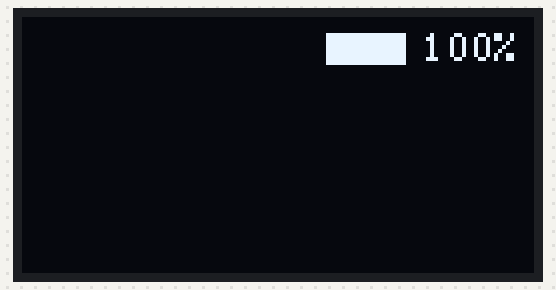
The sketch below on a simulated Arduino Uno, built with avr-gcc and run on an emulated ATmega328P. Shown: 128×64 one-colour display.

Above: at 0.2 s.
At 6.9 s:
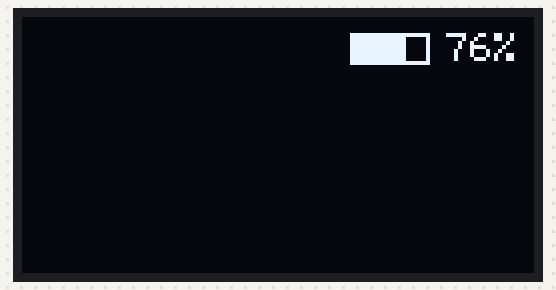
At 13.1 s:
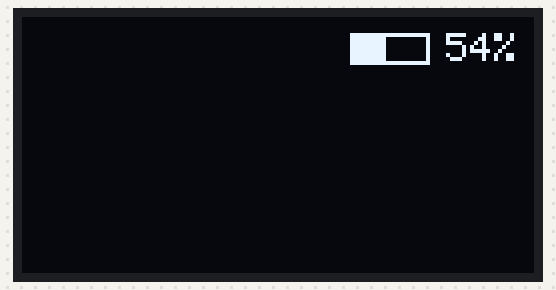
At 19.9 s:
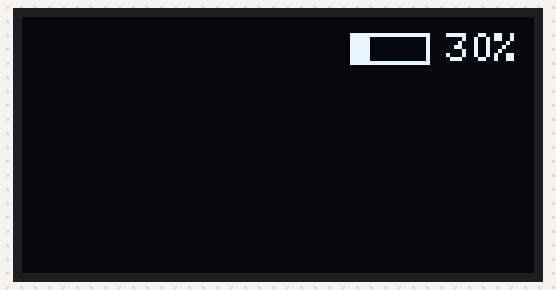
At 26.7 s:
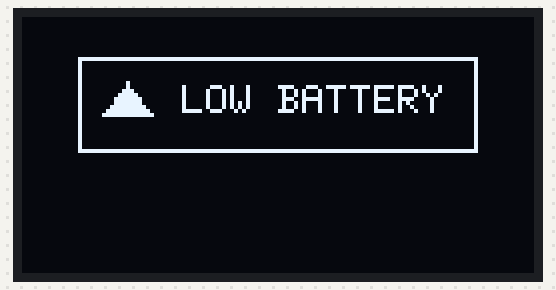
At 37.4 s:
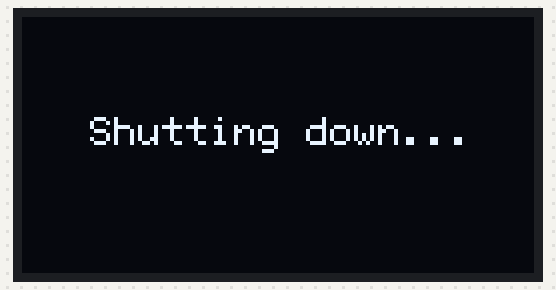

Measured:
- what the display in image 0 shows lasts 0.6 s, from 0.1 s to 0.7 s
- what the display in image 4 shows lasts 1.5 s, from 26.6 s to 28.1 s
- what the display in image 5 shows lasts 2.6 s, from 37.3 s to 39.9 s

The sketch:

bateriaAdaptadoTiny1604.ino
```cpp
#include <U8g2lib.h>
#include <Wire.h>

U8G2_SSD1306_128X64_NONAME_1_HW_I2C u8g2(U8G2_R0, U8X8_PIN_NONE);

int percentage = 100;
bool shuttingDown = false;
bool warningShown = false;

const int batteryWidth = 20;
const int batteryHeight = 8;

const int screenWidth = 128;
const int screenHeight = 32;


  // warning box size
  const int warningWidth = 100;
  const int warningHeight = 24;

  // animation speed
  const int animationDelay = 50;

  // relative offsets for the triangle inside the warning box
  const int triangleWarningOffsetX = 6;
  const int triangleWarningOffsetY = 6;

  // vertex A (bottom right)
  const int triangleWarningAxOffsetX = triangleWarningOffsetX;
  const int triangleWarningAxOffsetY = triangleWarningOffsetY + 8;

  // vertex B (top)
  const int triangleWarningBxOffsetX = triangleWarningOffsetX + 6;
  const int triangleWarningBxOffsetY = triangleWarningOffsetY;

  // vertex C (bottom left)
  const int triangleWarningCxOffsetX = triangleWarningOffsetX + 12;
  const int triangleWarningCxOffsetY = triangleWarningOffsetY + 8;

  // center of the warning box horizontally
  int warningX = (screenWidth - warningWidth) / 2;

  // calculate absolute positions of the triangle
  int triangleWarningAx = warningX + triangleWarningAxOffsetX;
  int triangleWarningAy = triangleWarningAxOffsetY;

  int triangleWarningBx = warningX + triangleWarningBxOffsetX;
  int triangleWarningBy = triangleWarningBxOffsetY;

  int triangleWarningCx = warningX + triangleWarningCxOffsetX;
  int triangleWarningCy = triangleWarningCxOffsetY;


void drawWarning(int y){
  const int rightMarginX = 20;
  const int rightMarginY = 14;

  const String textWarning = "LOW BATTERY";

  // draw the warning box
  u8g2.drawFrame(warningX, y, warningWidth, warningHeight);

  // draw the triangle in the warning box
  u8g2.drawTriangle(triangleWarningAx, y + triangleWarningAy,
                    triangleWarningBx, y + triangleWarningBy,
                    triangleWarningCx, y + triangleWarningCy);

  // write the warning text to the right of the triangle
  u8g2.setCursor(warningX + triangleWarningOffsetX + rightMarginX, y + rightMarginY);
  u8g2.print(textWarning);
}

void showLowBatteryWarning() {
  if(warningShown)
    return;
  // entrance animation loop (moving down)
  for (int y = -warningHeight; y <= 10; y += 2) {  // animate from above the screen
    u8g2.firstPage();
    do {
      drawWarning(y);
    } while (u8g2.nextPage());  // draw the page on the screen

    delay(animationDelay);  // animation delay between each step
  }

  delay(1000);  // keep the warning visible for 1 second

  // Exit animation loop (moving upwards)
  for (int y = 10; y >= -warningHeight; y -= 2) { // does the same thing as the other for loop but in reverse
    u8g2.firstPage();
    do {
      drawWarning(y);
    } while (u8g2.nextPage());

    delay(animationDelay);
  }

  delay(1000);
  warningShown = true; // marks that the warning has been shown
}

void setup() {
  u8g2.begin(); // initialize the OLED screen
  u8g2.setFont(u8g2_font_6x12_tr); // set the font to use for text
}

void updateBatteryStatus() {
  int batteryLevel = map(percentage, 0, 100, 0, batteryWidth); // converts the percentage into a proportional value to represent the battery bar

  // formats the percentage text as "xx%"
  char text[6];
  sprintf(text, "%d%%", percentage);

  const int widthCharacterPx = 6;
  const int batteryToTextSpacing = 4;

  int textWidth = strlen(text) * widthCharacterPx; // calculates the text width in pixels (each character is 6px wide) --> otra constante
  int paddingX = 4; // spacing between elements
  int totalWidth = batteryWidth + batteryToTextSpacing + textWidth; // calculates the total width of the battery and the text --> 4 margen
  int startX = screenWidth - totalWidth - paddingX; // horizontal position to align the content to the right

  // coordinates for drawing the battery and the text
  int batteryX = startX;
  int batteryY = paddingX;
  int textX = batteryX + batteryWidth + batteryToTextSpacing;
  int textY = batteryY + 7;

  // starts the drawing process
  u8g2.firstPage();
  do {
    u8g2.drawFrame(batteryX, batteryY, batteryWidth, batteryHeight); // draws the battery outline
    u8g2.drawBox(batteryX + 1, batteryY + 1, max(batteryLevel - 2, 0), batteryHeight - 2); // draws the inner charge bar that decreases over time

    // draws the battery percentage text
    u8g2.setCursor(textX, textY);
    u8g2.print(text);

  } while (u8g2.nextPage());

  // displays the warning message if battery is 20% or below and it hasn't been shown yet
  if (percentage <= 20) {
    showLowBatteryWarning();
  }

  if (percentage <= 4) {
    turnOff();

    delay(2000); // time the "shutting down" message stays on screen

    turnOn();
  }

  delay(500); // time delay before reducing the battery percentage
  percentage -= 2; // reduce battery by 2%
}

void turnOn(){
  // resets battery to 100% and clears flags
    percentage = 100;
    shuttingDown = false;
    warningShown = false;
}

void turnOff(){
  if(shuttingDown)
    return;
  const String textTurnOff = "Shutting down...";
  shuttingDown = true; // marks that the system is shutting down
  // displays "shutting down" if battery is 4% or lower
    u8g2.firstPage();
    do {
     // calculating the width of the text
    int textPowerOff = u8g2.getStrWidth(textTurnOff.c_str());

    // Center the text
    u8g2.setCursor((screenWidth - textPowerOff) / 2, screenHeight);
    u8g2.print(textTurnOff);
    } while (u8g2.nextPage());
}

void loop() {
  updateBatteryStatus(); // calling the "updateBatteryStatus()" function
}
```
